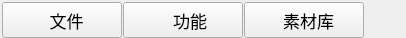
       <widget class="QWidget" name="Menuwidget" native="true">
        <property name="sizePolicy">
         <sizepolicy hsizetype="Preferred" vsizetype="Preferred">
          <horstretch>0</horstretch>
          <verstretch>0</verstretch>
         </sizepolicy>
        </property>
        <property name="minimumSize">
         <size>
          <width>0</width>
          <height>38</height>
         </size>
        </property>
        <property name="maximumSize">
         <size>
          <width>16777215</width>
          <height>38</height>
         </size>
        </property>
        <layout class="QHBoxLayout" name="horizontalLayout_6">
         <property name="spacing">
          <number>1</number>
         </property>
         <property name="margin">
          <number>2</number>
         </property>
         <item>
          <widget class="QPushButton" name="MenuButton_File">
           <property name="minimumSize">
            <size>
             <width>120</width>
             <height>36</height>
            </size>
           </property>
           <property name="maximumSize">
            <size>
             <width>120</width>
             <height>36</height>
            </size>
           </property>
           <property name="font">
            <font>
             <family>Microsoft YaHei UI</family>
             <pointsize>13</pointsize>
             <weight>50</weight>
             <bold>false</bold>
            </font>
           </property>
           <property name="text">
            <string>  文件</string>
           </property>
          </widget>
         </item>
         <item>
          <widget class="QPushButton" name="MenuButton_Func">
           <property name="minimumSize">
            <size>
             <width>120</width>
             <height>36</height>
            </size>
           </property>
           <property name="maximumSize">
            <size>
             <width>120</width>
             <height>36</height>
            </size>
           </property>
           <property name="font">
            <font>
             <family>Microsoft YaHei UI</family>
             <pointsize>13</pointsize>
             <weight>50</weight>
             <bold>false</bold>
            </font>
           </property>
           <property name="text">
            <string>   功能</string>
           </property>
          </widget>
         </item>
         <item>
          <widget class="QPushButton" name="MenuButton_MDB">
           <property name="minimumSize">
            <size>
             <width>120</width>
             <height>36</height>
            </size>
           </property>
           <property name="maximumSize">
            <size>
             <width>120</width>
             <height>36</height>
            </size>
           </property>
           <property name="font">
            <font>
             <family>Microsoft YaHei UI</family>
             <pointsize>13</pointsize>
             <weight>50</weight>
             <bold>false</bold>
            </font>
           </property>
           <property name="text">
            <string>  素材库</string>
           </property>
          </widget>
         </item>
         <item>
          <spacer name="MenuwidgethorizontalSpacer">
           <property name="orientation">
            <enum>Qt::Horizontal</enum>
           </property>
           <property name="sizeHint" stdset="0">
            <size>
             <width>40</width>
             <height>20</height>
            </size>
           </property>
          </spacer>
         </item>
        </layout>
       </widget>
